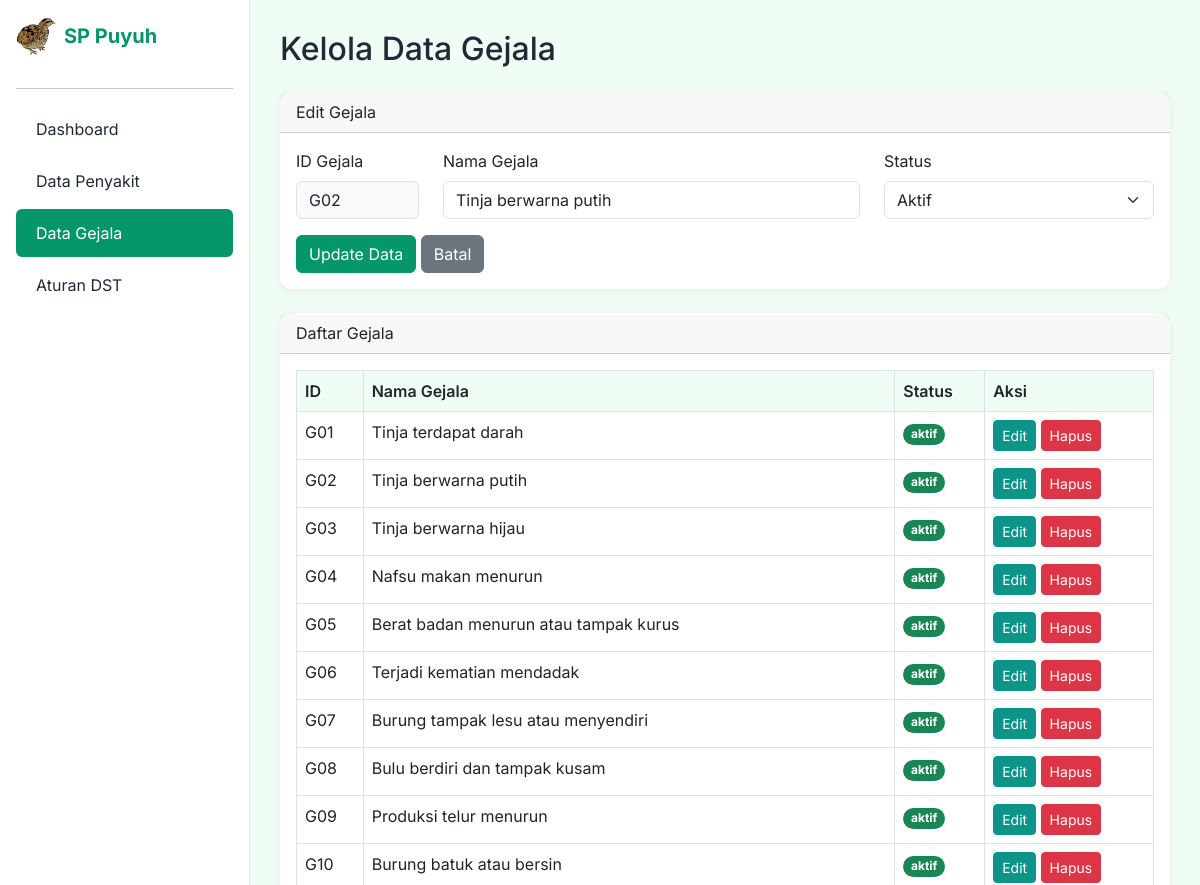
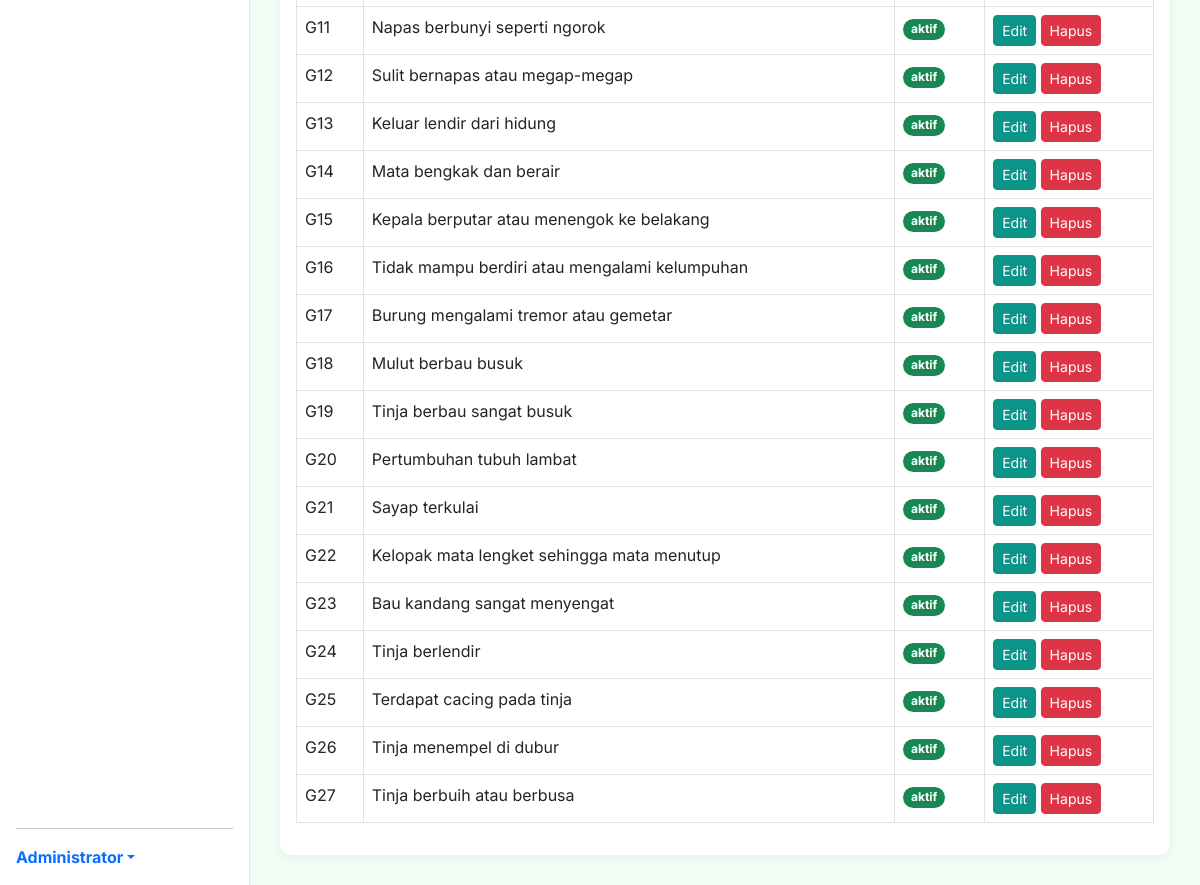
The app's page /admin/gejala.php?edit=G02 (signed in) with its own data (2 pictures, top to bottom).
### tables this page shows
CREATE TABLE `gejala` (
  `id_gejala` varchar(10) NOT NULL,
  `nama_gejala` varchar(255) NOT NULL,
  `status` enum('aktif','nonaktif') NOT NULL DEFAULT 'aktif',
  PRIMARY KEY (`id_gejala`)
);

### admin/gejala.php (the view, shortened to what this page needs)
<?php
include '../config/database.php';
include 'includes/header.php';
$edit_data = null;
if (isset($_GET['edit'])) {
    $id = $_GET['edit'];
    $stmt = $pdo->prepare("SELECT * FROM gejala WHERE id_gejala = ?");
    $stmt->execute([$id]);
    $edit_data = $stmt->fetch();
}
$gejala = $pdo->query("SELECT * FROM gejala ORDER BY LENGTH(id_gejala) ASC, id_gejala ASC")->fetchAll();
?>
<h2 class="mb-4">Kelola Data Gejala</h2>
<div class="card mb-4">
    <div class="card-header">
        <?php echo $edit_data ? 'Edit Gejala' : 'Tambah Gejala Baru'; ?>
    </div>
    <div class="card-body">
        <form method="POST">
            <div class="row">
                <div class="col-md-2 mb-3">
                    <label class="form-label">ID Gejala</label>
                    <input type="text" name="id_gejala" class="form-control bg-light" value="<?php echo $edit_data['id_gejala'] ?? '(Otomatis)'; ?>" readonly>
                </div>
                <div class="col-md-6 mb-3">
                    <label class="form-label">Nama Gejala</label>
                    <input type="text" name="nama_gejala" class="form-control" value="<?php echo $edit_data['nama_gejala'] ?? ''; ?>" required>
                </div>
                <div class="col-md-4 mb-3">
                    <label class="form-label">Status</label>
                    <select name="status" class="form-select">
                        <option value="aktif" <?php echo ($edit_data['status'] ?? '') == 'aktif' ? 'selected' : ''; ?>>Aktif</option>
                    </select>
                </div>
            </div>
            <button type="submit" class="btn btn-primary"><?php echo $edit_data ? 'Update Data' : 'Simpan Data'; ?></button>
            <?php if ($edit_data): ?>
                <a href="gejala.php" class="btn btn-secondary">Batal</a>
            <?php endif; ?>
        </form>
    </div>
</div>
<div class="card">
    <div class="card-header">Daftar Gejala</div>
    <div class="card-body">
        <div class="table-responsive">
            <table class="table table-bordered table-hover">
                <thead class="text-white" style="background-color: var(--primary);">
                    <tr>
                        <th>ID</th>
                        <th>Nama Gejala</th>
                        <th>Status</th>
                        <th>Aksi</th>
                    </tr>
                </thead>
                <tbody>
                    <?php foreach ($gejala as $g): ?>
                    <tr>
                        <td><?php echo $g['id_gejala']; ?></td>
                        <td><?php echo $g['nama_gejala']; ?></td>
                        <td>
                            <span class="badge rounded-pill <?php echo $g['status'] == 'aktif' ? 'bg-success' : 'bg-secondary'; ?>">
                                <?php echo $g['status']; ?>
                            </span>
                        </td>
                        <td>
                            <a href="gejala.php?edit=<?php echo $g['id_gejala']; ?>" class="btn btn-sm btn-accent">Edit</a>
                            <a href="gejala.php?delete=<?php echo $g['id_gejala']; ?>" class="btn btn-sm btn-danger" onclick="return confirm('Yakin hapus data ini?')">Hapus</a>
                        </td>
                    </tr>
                    <?php endforeach; ?>
                </tbody>
            </table>
        </div>
    </div>
</div>
<?php include 'includes/footer.php'; ?>

### admin/includes/header.php (style rules this page uses)
:root { --primary: #059669; --primary-dark: #047857; --accent: #0D9488; --bg-light: #F0FDF4; --bg-white: #FFFFFF; --text-dark: #1F2937; --text-muted: #6B7280; }
body { font-family: 'Inter', sans-serif; background-color: var(--bg-light); color: var(--text-dark); }
.btn-primary { background-color: var(--primary); border-color: var(--primary); }
.card { border: none; border-radius: 12px; box-shadow: 0 2px 8px rgba(0,0,0,0.06); }
.table th { background-color: var(--bg-light); font-weight: 600; }
.btn-accent { background-color: var(--accent) !important; border-color: var(--accent) !important; color: white !important; }

### records on screen
gejala: id_gejala "G02", nama_gejala "Tinja berwarna putih", status "Aktif", status "aktif"
gejala: id_gejala "G01", nama_gejala "Tinja terdapat darah", status "aktif"
gejala: id_gejala "G03", nama_gejala "Tinja berwarna hijau", status "aktif"
gejala: id_gejala "G04", nama_gejala "Nafsu makan menurun", status "aktif"
gejala: id_gejala "G05", nama_gejala "Berat badan menurun atau tampak kurus", status "aktif"
gejala: id_gejala "G06", nama_gejala "Terjadi kematian mendadak", status "aktif"
gejala: id_gejala "G07", nama_gejala "Burung tampak lesu atau menyendiri", status "aktif"
gejala: id_gejala "G08", nama_gejala "Bulu berdiri dan tampak kusam", status "aktif"
gejala: id_gejala "G09", nama_gejala "Produksi telur menurun", status "aktif"
gejala: id_gejala "G10", nama_gejala "Burung batuk atau bersin", status "aktif"
gejala: id_gejala "G11", nama_gejala "Napas berbunyi seperti ngorok", status "aktif"
gejala: id_gejala "G12", nama_gejala "Sulit bernapas atau megap-megap", status "aktif"
gejala: id_gejala "G13", nama_gejala "Keluar lendir dari hidung", status "aktif"
gejala: id_gejala "G14", nama_gejala "Mata bengkak dan berair", status "aktif"
gejala: id_gejala "G15", nama_gejala "Kepala berputar atau menengok ke belakang", status "aktif"
gejala: id_gejala "G16", nama_gejala "Tidak mampu berdiri atau mengalami kelumpuhan", status "aktif"
gejala: id_gejala "G17", nama_gejala "Burung mengalami tremor atau gemetar", status "aktif"
gejala: id_gejala "G18", nama_gejala "Mulut berbau busuk", status "aktif"
gejala: id_gejala "G19", nama_gejala "Tinja berbau sangat busuk", status "aktif"
gejala: id_gejala "G20", nama_gejala "Pertumbuhan tubuh lambat", status "aktif"
gejala: id_gejala "G21", nama_gejala "Sayap terkulai", status "aktif"
gejala: id_gejala "G22", nama_gejala "Kelopak mata lengket sehingga mata menutup", status "aktif"
gejala: id_gejala "G23", nama_gejala "Bau kandang sangat menyengat", status "aktif"
gejala: id_gejala "G24", nama_gejala "Tinja berlendir", status "aktif"
gejala: id_gejala "G25", nama_gejala "Terdapat cacing pada tinja", status "aktif"
gejala: id_gejala "G26", nama_gejala "Tinja menempel di dubur", status "aktif"
gejala: id_gejala "G27", nama_gejala "Tinja berbuih atau berbusa", status "aktif"

### other values on screen
$_SESSION['user_name'] "Administrator"
